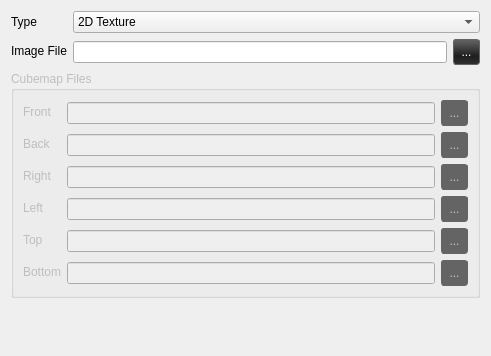
<?xml version="1.0" encoding="UTF-8"?>
<ui version="4.0">
 <class>texture_widget</class>
 <widget class="QWidget" name="texture_widget">
  <property name="geometry">
   <rect>
    <x>0</x>
    <y>0</y>
    <width>491</width>
    <height>356</height>
   </rect>
  </property>
  <property name="windowTitle">
   <string>Form</string>
  </property>
  <layout class="QVBoxLayout" name="verticalLayout_3">
   <item>
    <layout class="QFormLayout" name="formLayout_2">
     <item row="0" column="0">
      <widget class="QLabel" name="m_type_lbl">
       <property name="text">
        <string>Type</string>
       </property>
      </widget>
     </item>
     <item row="0" column="1">
      <widget class="QComboBox" name="m_tex_type_cmb">
       <item>
        <property name="text">
         <string>2D Texture</string>
        </property>
       </item>
       <item>
        <property name="text">
         <string>Cubemap</string>
        </property>
       </item>
      </widget>
     </item>
     <item row="1" column="0">
      <widget class="QLabel" name="m_image_file_lbl">
       <property name="text">
        <string>Image File</string>
       </property>
      </widget>
     </item>
     <item row="1" column="1">
      <layout class="QHBoxLayout" name="horizontalLayout_7">
       <item>
        <widget class="QLineEdit" name="m_image_file_le"/>
       </item>
       <item>
        <widget class="QPushButton" name="m_image_file_tb">
         <property name="styleSheet">
          <string notr="true">QPushButton {
background-color: qlineargradient(spread:reflect, x1:0, y1:0.051, x2:0, y2:1, stop:0 rgba(97, 97, 97, 255), stop:0.642045 rgba(30, 30, 30, 255), stop:1 rgba(48, 48, 48, 255));
border-radius: 3px;
border: 1px solid rgb(100,100,100);
padding: 5px;
color: white;
min-width: 15px;
}

QPushButton:disabled {
background-color: rgb(100,100,100);
color: rgb(200,200,200);
border: 1px solid rgb(100,100,100);
min-width: 15px;
}

QPushButton:hover {
background-color: qlineargradient(spread:reflect, x1:0, y1:0.051, x2:0, y2:1, stop:0 rgba(236, 100, 0, 255), stop:0.625 rgba(255, 118, 18, 255), stop:1 rgba(196, 66, 0, 255));
}

QPushButton:pressed {
background-color: qlineargradient(spread:reflect, x1:0, y1:0.051, x2:0, y2:1, stop:0 rgba(209, 88, 0, 255), stop:0.625 rgba(118, 55, 8, 255), stop:1 rgba(176, 59, 0, 255));
border: 1px solid rgb(30,30,30);
}
</string>
         </property>
         <property name="text">
          <string>...</string>
         </property>
        </widget>
       </item>
      </layout>
     </item>
    </layout>
   </item>
   <item>
    <widget class="QGroupBox" name="m_cm_gb">
     <property name="enabled">
      <bool>false</bool>
     </property>
     <property name="title">
      <string>Cubemap Files</string>
     </property>
     <layout class="QVBoxLayout" name="verticalLayout">
      <item>
       <layout class="QFormLayout" name="formLayout">
        <item row="0" column="0">
         <widget class="QLabel" name="label_3">
          <property name="text">
           <string>Front</string>
          </property>
         </widget>
        </item>
        <item row="0" column="1">
         <layout class="QHBoxLayout" name="horizontalLayout">
          <item>
           <widget class="QLineEdit" name="m_cm_front_le"/>
          </item>
          <item>
           <widget class="QPushButton" name="m_cm_front_tb">
            <property name="styleSheet">
             <string notr="true">QPushButton {
background-color: qlineargradient(spread:reflect, x1:0, y1:0.051, x2:0, y2:1, stop:0 rgba(97, 97, 97, 255), stop:0.642045 rgba(30, 30, 30, 255), stop:1 rgba(48, 48, 48, 255));
border-radius: 3px;
border: 1px solid rgb(100,100,100);
padding: 5px;
color: white;
min-width: 15px;
}

QPushButton:disabled {
background-color: rgb(100,100,100);
color: rgb(200,200,200);
border: 1px solid rgb(100,100,100);
min-width: 15px;
}

QPushButton:hover {
background-color: qlineargradient(spread:reflect, x1:0, y1:0.051, x2:0, y2:1, stop:0 rgba(236, 100, 0, 255), stop:0.625 rgba(255, 118, 18, 255), stop:1 rgba(196, 66, 0, 255));
}

QPushButton:pressed {
background-color: qlineargradient(spread:reflect, x1:0, y1:0.051, x2:0, y2:1, stop:0 rgba(209, 88, 0, 255), stop:0.625 rgba(118, 55, 8, 255), stop:1 rgba(176, 59, 0, 255));
border: 1px solid rgb(30,30,30);
}
</string>
            </property>
            <property name="text">
             <string>...</string>
            </property>
            <property name="checkable">
             <bool>false</bool>
            </property>
            <property name="checked">
             <bool>false</bool>
            </property>
            <property name="autoRepeat">
             <bool>false</bool>
            </property>
           </widget>
          </item>
         </layout>
        </item>
        <item row="1" column="0">
         <widget class="QLabel" name="label_4">
          <property name="text">
           <string>Back</string>
          </property>
         </widget>
        </item>
        <item row="1" column="1">
         <layout class="QHBoxLayout" name="horizontalLayout_2">
          <item>
           <widget class="QLineEdit" name="m_cm_back_le"/>
          </item>
          <item>
           <widget class="QPushButton" name="m_cm_back_tb">
            <property name="styleSheet">
             <string notr="true">QPushButton {
background-color: qlineargradient(spread:reflect, x1:0, y1:0.051, x2:0, y2:1, stop:0 rgba(97, 97, 97, 255), stop:0.642045 rgba(30, 30, 30, 255), stop:1 rgba(48, 48, 48, 255));
border-radius: 3px;
border: 1px solid rgb(100,100,100);
padding: 5px;
color: white;
min-width: 15px;
}

QPushButton:disabled {
background-color: rgb(100,100,100);
color: rgb(200,200,200);
border: 1px solid rgb(100,100,100);
min-width: 15px;
}

QPushButton:hover {
background-color: qlineargradient(spread:reflect, x1:0, y1:0.051, x2:0, y2:1, stop:0 rgba(236, 100, 0, 255), stop:0.625 rgba(255, 118, 18, 255), stop:1 rgba(196, 66, 0, 255));
}

QPushButton:pressed {
background-color: qlineargradient(spread:reflect, x1:0, y1:0.051, x2:0, y2:1, stop:0 rgba(209, 88, 0, 255), stop:0.625 rgba(118, 55, 8, 255), stop:1 rgba(176, 59, 0, 255));
border: 1px solid rgb(30,30,30);
}
</string>
            </property>
            <property name="text">
             <string>...</string>
            </property>
           </widget>
          </item>
         </layout>
        </item>
        <item row="2" column="0">
         <widget class="QLabel" name="label_5">
          <property name="text">
           <string>Right</string>
          </property>
         </widget>
        </item>
        <item row="2" column="1">
         <layout class="QHBoxLayout" name="horizontalLayout_3">
          <item>
           <widget class="QLineEdit" name="m_cm_right_le"/>
          </item>
          <item>
           <widget class="QPushButton" name="m_cm_right_tb">
            <property name="styleSheet">
             <string notr="true">QPushButton {
background-color: qlineargradient(spread:reflect, x1:0, y1:0.051, x2:0, y2:1, stop:0 rgba(97, 97, 97, 255), stop:0.642045 rgba(30, 30, 30, 255), stop:1 rgba(48, 48, 48, 255));
border-radius: 3px;
border: 1px solid rgb(100,100,100);
padding: 5px;
color: white;
min-width: 15px;
}

QPushButton:disabled {
background-color: rgb(100,100,100);
color: rgb(200,200,200);
border: 1px solid rgb(100,100,100);
min-width: 15px;
}

QPushButton:hover {
background-color: qlineargradient(spread:reflect, x1:0, y1:0.051, x2:0, y2:1, stop:0 rgba(236, 100, 0, 255), stop:0.625 rgba(255, 118, 18, 255), stop:1 rgba(196, 66, 0, 255));
}

QPushButton:pressed {
background-color: qlineargradient(spread:reflect, x1:0, y1:0.051, x2:0, y2:1, stop:0 rgba(209, 88, 0, 255), stop:0.625 rgba(118, 55, 8, 255), stop:1 rgba(176, 59, 0, 255));
border: 1px solid rgb(30,30,30);
}
</string>
            </property>
            <property name="text">
             <string>...</string>
            </property>
           </widget>
          </item>
         </layout>
        </item>
        <item row="3" column="0">
         <widget class="QLabel" name="label_6">
          <property name="text">
           <string>Left</string>
          </property>
         </widget>
        </item>
        <item row="3" column="1">
         <layout class="QHBoxLayout" name="horizontalLayout_4">
          <item>
           <widget class="QLineEdit" name="m_cm_left_le"/>
          </item>
          <item>
           <widget class="QPushButton" name="m_cm_left_tb">
            <property name="styleSheet">
             <string notr="true">QPushButton {
background-color: qlineargradient(spread:reflect, x1:0, y1:0.051, x2:0, y2:1, stop:0 rgba(97, 97, 97, 255), stop:0.642045 rgba(30, 30, 30, 255), stop:1 rgba(48, 48, 48, 255));
border-radius: 3px;
border: 1px solid rgb(100,100,100);
padding: 5px;
color: white;
min-width: 15px;
}

QPushButton:disabled {
background-color: rgb(100,100,100);
color: rgb(200,200,200);
border: 1px solid rgb(100,100,100);
min-width: 15px;
}

QPushButton:hover {
background-color: qlineargradient(spread:reflect, x1:0, y1:0.051, x2:0, y2:1, stop:0 rgba(236, 100, 0, 255), stop:0.625 rgba(255, 118, 18, 255), stop:1 rgba(196, 66, 0, 255));
}

QPushButton:pressed {
background-color: qlineargradient(spread:reflect, x1:0, y1:0.051, x2:0, y2:1, stop:0 rgba(209, 88, 0, 255), stop:0.625 rgba(118, 55, 8, 255), stop:1 rgba(176, 59, 0, 255));
border: 1px solid rgb(30,30,30);
}
</string>
            </property>
            <property name="text">
             <string>...</string>
            </property>
           </widget>
          </item>
         </layout>
        </item>
        <item row="4" column="0">
         <widget class="QLabel" name="label_7">
          <property name="text">
           <string>Top</string>
          </property>
         </widget>
        </item>
        <item row="4" column="1">
         <layout class="QHBoxLayout" name="horizontalLayout_5">
          <item>
           <widget class="QLineEdit" name="m_cm_top_le"/>
          </item>
          <item>
           <widget class="QPushButton" name="m_cm_top_tb">
            <property name="styleSheet">
             <string notr="true">QPushButton {
background-color: qlineargradient(spread:reflect, x1:0, y1:0.051, x2:0, y2:1, stop:0 rgba(97, 97, 97, 255), stop:0.642045 rgba(30, 30, 30, 255), stop:1 rgba(48, 48, 48, 255));
border-radius: 3px;
border: 1px solid rgb(100,100,100);
padding: 5px;
color: white;
min-width: 15px;
}

QPushButton:disabled {
background-color: rgb(100,100,100);
color: rgb(200,200,200);
border: 1px solid rgb(100,100,100);
min-width: 15px;
}

QPushButton:hover {
background-color: qlineargradient(spread:reflect, x1:0, y1:0.051, x2:0, y2:1, stop:0 rgba(236, 100, 0, 255), stop:0.625 rgba(255, 118, 18, 255), stop:1 rgba(196, 66, 0, 255));
}

QPushButton:pressed {
background-color: qlineargradient(spread:reflect, x1:0, y1:0.051, x2:0, y2:1, stop:0 rgba(209, 88, 0, 255), stop:0.625 rgba(118, 55, 8, 255), stop:1 rgba(176, 59, 0, 255));
border: 1px solid rgb(30,30,30);
}
</string>
            </property>
            <property name="text">
             <string>...</string>
            </property>
           </widget>
          </item>
         </layout>
        </item>
        <item row="5" column="0">
         <widget class="QLabel" name="label_8">
          <property name="text">
           <string>Bottom</string>
          </property>
         </widget>
        </item>
        <item row="5" column="1">
         <layout class="QHBoxLayout" name="horizontalLayout_6">
          <item>
           <widget class="QLineEdit" name="m_cm_bottom_le"/>
          </item>
          <item>
           <widget class="QPushButton" name="m_cm_bottom_tb">
            <property name="styleSheet">
             <string notr="true">QPushButton {
background-color: qlineargradient(spread:reflect, x1:0, y1:0.051, x2:0, y2:1, stop:0 rgba(97, 97, 97, 255), stop:0.642045 rgba(30, 30, 30, 255), stop:1 rgba(48, 48, 48, 255));
border-radius: 3px;
border: 1px solid rgb(100,100,100);
padding: 5px;
color: white;
min-width: 15px;
}

QPushButton:disabled {
background-color: rgb(100,100,100);
color: rgb(200,200,200);
border: 1px solid rgb(100,100,100);
min-width: 15px;
}

QPushButton:hover {
background-color: qlineargradient(spread:reflect, x1:0, y1:0.051, x2:0, y2:1, stop:0 rgba(236, 100, 0, 255), stop:0.625 rgba(255, 118, 18, 255), stop:1 rgba(196, 66, 0, 255));
}

QPushButton:pressed {
background-color: qlineargradient(spread:reflect, x1:0, y1:0.051, x2:0, y2:1, stop:0 rgba(209, 88, 0, 255), stop:0.625 rgba(118, 55, 8, 255), stop:1 rgba(176, 59, 0, 255));
border: 1px solid rgb(30,30,30);
}
</string>
            </property>
            <property name="text">
             <string>...</string>
            </property>
           </widget>
          </item>
         </layout>
        </item>
       </layout>
      </item>
     </layout>
    </widget>
   </item>
   <item>
    <spacer name="verticalSpacer">
     <property name="orientation">
      <enum>Qt::Vertical</enum>
     </property>
     <property name="sizeHint" stdset="0">
      <size>
       <width>20</width>
       <height>40</height>
      </size>
     </property>
    </spacer>
   </item>
  </layout>
 </widget>
 <resources/>
 <connections/>
 <slots>
  <slot>tex_type_changed(int)</slot>
 </slots>
</ui>
